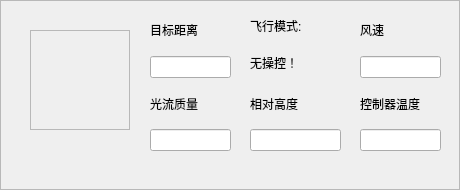
        <widget class="QFrame" name="frame_KeyData">
         <property name="minimumSize">
          <size>
           <width>460</width>
           <height>190</height>
          </size>
         </property>
         <property name="maximumSize">
          <size>
           <width>460</width>
           <height>190</height>
          </size>
         </property>
         <property name="frameShape">
          <enum>QFrame::StyledPanel</enum>
         </property>
         <property name="frameShadow">
          <enum>QFrame::Raised</enum>
         </property>
         <widget class="QFrame" name="frame_Icon1">
          <property name="geometry">
           <rect>
            <x>30</x>
            <y>30</y>
            <width>100</width>
            <height>100</height>
           </rect>
          </property>
          <property name="minimumSize">
           <size>
            <width>100</width>
            <height>100</height>
           </size>
          </property>
          <property name="maximumSize">
           <size>
            <width>100</width>
            <height>100</height>
           </size>
          </property>
          <property name="frameShape">
           <enum>QFrame::StyledPanel</enum>
          </property>
          <property name="frameShadow">
           <enum>QFrame::Raised</enum>
          </property>
         </widget>
         <widget class="QWidget" name="layoutWidget">
          <property name="geometry">
           <rect>
            <x>150</x>
            <y>10</y>
            <width>81</width>
            <height>141</height>
           </rect>
          </property>
          <layout class="QVBoxLayout" name="verticalLayout_12">
           <item>
            <layout class="QVBoxLayout" name="verticalLayout_20">
             <item>
              <widget class="QLabel" name="label_17">
               <property name="text">
                <string>目标距离</string>
               </property>
              </widget>
             </item>
             <item>
              <widget class="QLineEdit" name="lineEdit_Optical_Flow_Distance">
               <property name="readOnly">
                <bool>true</bool>
               </property>
              </widget>
             </item>
            </layout>
           </item>
           <item>
            <layout class="QVBoxLayout" name="verticalLayout_21">
             <item>
              <widget class="QLabel" name="label_18">
               <property name="text">
                <string>光流质量 </string>
               </property>
              </widget>
             </item>
             <item>
              <widget class="QLineEdit" name="lineEdit_Optical_Flow_Quality">
               <property name="readOnly">
                <bool>true</bool>
               </property>
              </widget>
             </item>
            </layout>
           </item>
          </layout>
         </widget>
         <widget class="QWidget" name="layoutWidget">
          <property name="geometry">
           <rect>
            <x>360</x>
            <y>10</y>
            <width>81</width>
            <height>141</height>
           </rect>
          </property>
          <layout class="QVBoxLayout" name="verticalLayout_22">
           <item>
            <layout class="QVBoxLayout" name="verticalLayout_19">
             <item>
              <widget class="QLabel" name="label_13">
               <property name="text">
                <string>风速</string>
               </property>
              </widget>
             </item>
             <item>
              <widget class="QLineEdit" name="lineEdit_Wind_Speed">
               <property name="readOnly">
                <bool>true</bool>
               </property>
              </widget>
             </item>
            </layout>
           </item>
           <item>
            <layout class="QVBoxLayout" name="verticalLayout_13">
             <item>
              <widget class="QLabel" name="label_20">
               <property name="text">
                <string>控制器温度</string>
               </property>
              </widget>
             </item>
             <item>
              <widget class="QLineEdit" name="lineEdit_Temperature"/>
             </item>
            </layout>
           </item>
          </layout>
         </widget>
         <widget class="QWidget" name="layoutWidget">
          <property name="geometry">
           <rect>
            <x>250</x>
            <y>10</y>
            <width>91</width>
            <height>141</height>
           </rect>
          </property>
          <layout class="QVBoxLayout" name="verticalLayout_23">
           <item>
            <layout class="QVBoxLayout" name="verticalLayout_2">
             <item>
              <widget class="QLabel" name="label">
               <property name="text">
                <string>飞行模式:</string>
               </property>
              </widget>
             </item>
             <item>
              <widget class="QLabel" name="label_Mode">
               <property name="palette">
                <palette>
                 <active>
                  <colorrole role="WindowText">
                   <brush brushstyle="SolidPattern">
                    <color alpha="255">
                     <red>0</red>
                     <green>0</green>
                     <blue>0</blue>
                    </color>
                   </brush>
                  </colorrole>
                  <colorrole role="Button">
                   <brush brushstyle="SolidPattern">
                    <color alpha="255">
                     <red>242</red>
                     <green>240</green>
                     <blue>240</blue>
                    </color>
                   </brush>
                  </colorrole>
                  <colorrole role="Light">
                   <brush brushstyle="SolidPattern">
                    <color alpha="255">
                     <red>255</red>
                     <green>255</green>
                     <blue>255</blue>
                    </color>
                   </brush>
                  </colorrole>
                  <colorrole role="Midlight">
                   <brush brushstyle="SolidPattern">
                    <color alpha="255">
                     <red>248</red>
                     <green>247</green>
                     <blue>247</blue>
                    </color>
                   </brush>
                  </colorrole>
                  <colorrole role="Dark">
                   <brush brushstyle="SolidPattern">
                    <color alpha="255">
                     <red>121</red>
                     <green>120</green>
                     <blue>120</blue>
                    </color>
                   </brush>
                  </colorrole>
                  <colorrole role="Mid">
                   <brush brushstyle="SolidPattern">
                    <color alpha="255">
                     <red>161</red>
                     <green>160</green>
                     <blue>160</blue>
                    </color>
                   </brush>
                  </colorrole>
                  <colorrole role="Text">
                   <brush brushstyle="SolidPattern">
                    <color alpha="255">
                     <red>0</red>
                     <green>0</green>
                     <blue>0</blue>
                    </color>
                   </brush>
                  </colorrole>
                  <colorrole role="BrightText">
                   <brush brushstyle="SolidPattern">
                    <color alpha="255">
                     <red>255</red>
                     <green>255</green>
                     <blue>255</blue>
                    </color>
                   </brush>
                  </colorrole>
                  <colorrole role="ButtonText">
                   <brush brushstyle="SolidPattern">
                    <color alpha="255">
                     <red>0</red>
                     <green>0</green>
                     <blue>0</blue>
                    </color>
                   </brush>
                  </colorrole>
                  <colorrole role="Base">
                   <brush brushstyle="SolidPattern">
                    <color alpha="255">
                     <red>255</red>
                     <green>255</green>
                     <blue>255</blue>
                    </color>
                   </brush>
                  </colorrole>
                  <colorrole role="Window">
                   <brush brushstyle="SolidPattern">
                    <color alpha="255">
                     <red>242</red>
                     <green>240</green>
                     <blue>240</blue>
                    </color>
                   </brush>
                  </colorrole>
                  <colorrole role="Shadow">
                   <brush brushstyle="SolidPattern">
                    <color alpha="255">
                     <red>0</red>
                     <green>0</green>
                     <blue>0</blue>
                    </color>
                   </brush>
                  </colorrole>
                  <colorrole role="AlternateBase">
                   <brush brushstyle="SolidPattern">
                    <color alpha="255">
                     <red>248</red>
                     <green>247</green>
                     <blue>247</blue>
                    </color>
                   </brush>
                  </colorrole>
                  <colorrole role="ToolTipBase">
                   <brush brushstyle="SolidPattern">
                    <color alpha="255">
                     <red>255</red>
                     <green>255</green>
                     <blue>220</blue>
                    </color>
                   </brush>
                  </colorrole>
                  <colorrole role="ToolTipText">
                   <brush brushstyle="SolidPattern">
                    <color alpha="255">
                     <red>0</red>
                     <green>0</green>
                     <blue>0</blue>
                    </color>
                   </brush>
                  </colorrole>
                 </active>
                 <inactive>
                  <colorrole role="WindowText">
                   <brush brushstyle="SolidPattern">
                    <color alpha="255">
                     <red>0</red>
                     <green>0</green>
                     <blue>0</blue>
                    </color>
                   </brush>
                  </colorrole>
                  <colorrole role="Button">
                   <brush brushstyle="SolidPattern">
                    <color alpha="255">
                     <red>242</red>
                     <green>240</green>
                     <blue>240</blue>
                    </color>
                   </brush>
                  </colorrole>
                  <colorrole role="Light">
                   <brush brushstyle="SolidPattern">
                    <color alpha="255">
                     <red>255</red>
                     <green>255</green>
                     <blue>255</blue>
                    </color>
                   </brush>
                  </colorrole>
                  <colorrole role="Midlight">
                   <brush brushstyle="SolidPattern">
                    <color alpha="255">
                     <red>248</red>
                     <green>247</green>
                     <blue>247</blue>
                    </color>
                   </brush>
                  </colorrole>
                  <colorrole role="Dark">
                   <brush brushstyle="SolidPattern">
                    <color alpha="255">
                     <red>121</red>
                     <green>120</green>
                     <blue>120</blue>
                    </color>
                   </brush>
                  </colorrole>
                  <colorrole role="Mid">
                   <brush brushstyle="SolidPattern">
                    <color alpha="255">
                     <red>161</red>
                     <green>160</green>
                     <blue>160</blue>
                    </color>
                   </brush>
                  </colorrole>
                  <colorrole role="Text">
                   <brush brushstyle="SolidPattern">
                    <color alpha="255">
                     <red>0</red>
                     <green>0</green>
                     <blue>0</blue>
                    </color>
                   </brush>
                  </colorrole>
                  <colorrole role="BrightText">
                   <brush brushstyle="SolidPattern">
                    <color alpha="255">
                     <red>255</red>
                     <green>255</green>
                     <blue>255</blue>
                    </color>
                   </brush>
                  </colorrole>
                  <colorrole role="ButtonText">
                   <brush brushstyle="SolidPattern">
                    <color alpha="255">
                     <red>0</red>
                     <green>0</green>
                     <blue>0</blue>
                    </color>
                   </brush>
                  </colorrole>
                  <colorrole role="Base">
                   <brush brushstyle="SolidPattern">
                    <color alpha="255">
                     <red>255</red>
                     <green>255</green>
                     <blue>255</blue>
                    </color>
                   </brush>
                  </colorrole>
                  <colorrole role="Window">
                   <brush brushstyle="SolidPattern">
                    <color alpha="255">
                     <red>242</red>
                     <green>240</green>
                     <blue>240</blue>
                    </color>
                   </brush>
                  </colorrole>
                  <colorrole role="Shadow">
                   <brush brushstyle="SolidPattern">
                    <color alpha="255">
                     <red>0</red>
                     <green>0</green>
                     <blue>0</blue>
                    </color>
                   </brush>
                  </colorrole>
                  <colorrole role="AlternateBase">
                   <brush brushstyle="SolidPattern">
                    <color alpha="255">
                     <red>248</red>
                     <green>247</green>
                     <blue>247</blue>
                    </color>
                   </brush>
                  </colorrole>
                  <colorrole role="ToolTipBase">
                   <brush brushstyle="SolidPattern">
                    <color alpha="255">
                     <red>255</red>
                     <green>255</green>
                     <blue>220</blue>
                    </color>
                   </brush>
                  </colorrole>
                  <colorrole role="ToolTipText">
                   <brush brushstyle="SolidPattern">
                    <color alpha="255">
                     <red>0</red>
                     <green>0</green>
                     <blue>0</blue>
                    </color>
                   </brush>
                  </colorrole>
                 </inactive>
                 <disabled>
                  <colorrole role="WindowText">
                   <brush brushstyle="SolidPattern">
                    <color alpha="255">
                     <red>121</red>
                     <green>120</green>
                     <blue>120</blue>
                    </color>
                   </brush>
                  </colorrole>
                  <colorrole role="Button">
                   <brush brushstyle="SolidPattern">
                    <color alpha="255">
                     <red>242</red>
                     <green>240</green>
                     <blue>240</blue>
                    </color>
                   </brush>
                  </colorrole>
                  <colorrole role="Light">
                   <brush brushstyle="SolidPattern">
                    <color alpha="255">
                     <red>255</red>
                     <green>255</green>
                     <blue>255</blue>
                    </color>
                   </brush>
                  </colorrole>
                  <colorrole role="Midlight">
                   <brush brushstyle="SolidPattern">
                    <color alpha="255">
                     <red>248</red>
                     <green>247</green>
                     <blue>247</blue>
                    </color>
                   </brush>
                  </colorrole>
                  <colorrole role="Dark">
                   <brush brushstyle="SolidPattern">
                    <color alpha="255">
                     <red>121</red>
                     <green>120</green>
                     <blue>120</blue>
                    </color>
                   </brush>
                  </colorrole>
                  <colorrole role="Mid">
                   <brush brushstyle="SolidPattern">
                    <color alpha="255">
                     <red>161</red>
                     <green>160</green>
                     <blue>160</blue>
                    </color>
                   </brush>
                  </colorrole>
                  <colorrole role="Text">
                   <brush brushstyle="SolidPattern">
                    <color alpha="255">
                     <red>121</red>
                     <green>120</green>
                     <blue>120</blue>
                    </color>
                   </brush>
                  </colorrole>
                  <colorrole role="BrightText">
                   <brush brushstyle="SolidPattern">
                    <color alpha="255">
                     <red>255</red>
                     <green>255</green>
                     <blue>255</blue>
                    </color>
                   </brush>
                  </colorrole>
                  <colorrole role="ButtonText">
                   <brush brushstyle="SolidPattern">
                    <color alpha="255">
                     <red>121</red>
                     <green>120</green>
                     <blue>120</blue>
                    </color>
                   </brush>
                  </colorrole>
                  <colorrole role="Base">
                   <brush brushstyle="SolidPattern">
                    <color alpha="255">
                     <red>242</red>
                     <green>240</green>
                     <blue>240</blue>
                    </color>
                   </brush>
                  </colorrole>
                  <colorrole role="Window">
                   <brush brushstyle="SolidPattern">
                    <color alpha="255">
                     <red>242</red>
                     <green>240</green>
                     <blue>240</blue>
                    </color>
                   </brush>
                  </colorrole>
                  <colorrole role="Shadow">
                   <brush brushstyle="SolidPattern">
                    <color alpha="255">
                     <red>0</red>
                     <green>0</green>
                     <blue>0</blue>
                    </color>
                   </brush>
                  </colorrole>
                  <colorrole role="AlternateBase">
                   <brush brushstyle="SolidPattern">
                    <color alpha="255">
                     <red>242</red>
                     <green>240</green>
                     <blue>240</blue>
                    </color>
                   </brush>
                  </colorrole>
                  <colorrole role="ToolTipBase">
                   <brush brushstyle="SolidPattern">
                    <color alpha="255">
                     <red>255</red>
                     <green>255</green>
                     <blue>220</blue>
                    </color>
                   </brush>
                  </colorrole>
                  <colorrole role="ToolTipText">
                   <brush brushstyle="SolidPattern">
                    <color alpha="255">
                     <red>0</red>
                     <green>0</green>
                     <blue>0</blue>
                    </color>
                   </brush>
                  </colorrole>
                 </disabled>
                </palette>
               </property>
               <property name="text">
                <string>无操控！</string>
               </property>
              </widget>
             </item>
            </layout>
           </item>
           <item>
            <layout class="QVBoxLayout" name="verticalLayout_6">
             <item>
              <widget class="QLabel" name="label_6">
               <property name="text">
                <string>相对高度</string>
               </property>
              </widget>
             </item>
             <item>
              <widget class="QLineEdit" name="lineEdit_Rel_Alt">
               <property name="readOnly">
                <bool>true</bool>
               </property>
              </widget>
             </item>
            </layout>
           </item>
          </layout>
         </widget>
        </widget>
